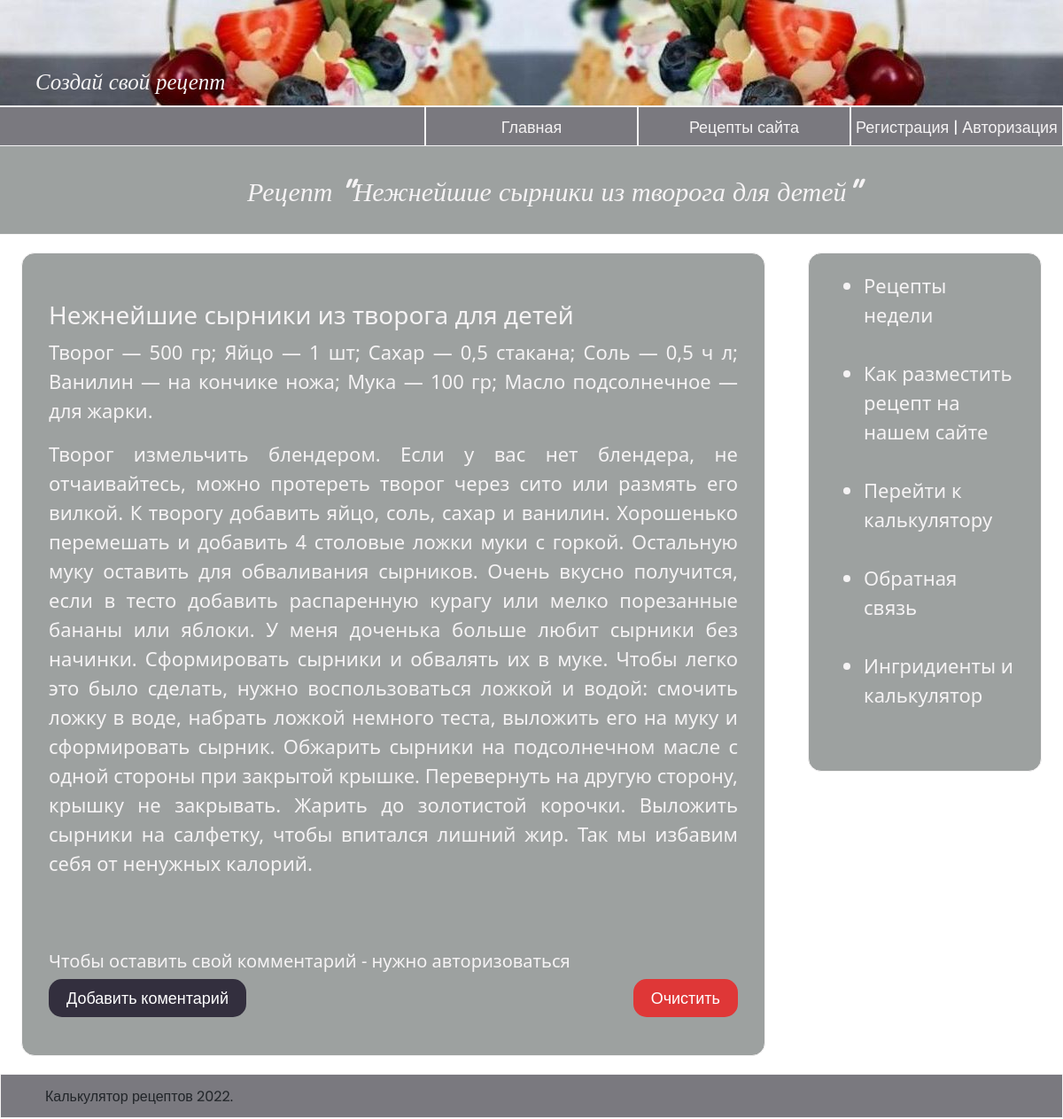
Before: /db_recipes/4 with the older database file.
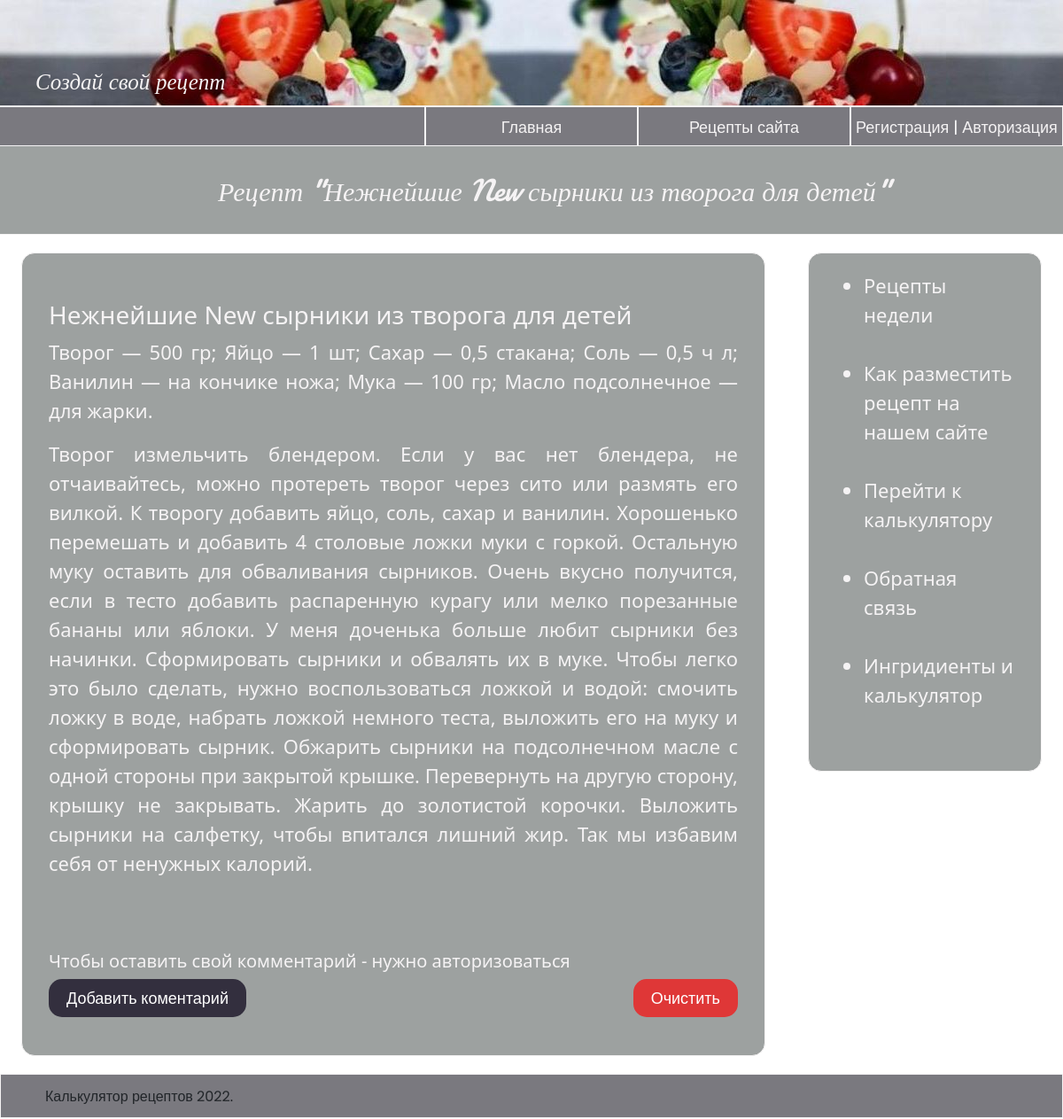
After: the same page with the newer database file.
### db_recipes/models.py (models this page shows, shortened)
class Recipes(models.Model):
    title = models.CharField (max_length=100, verbose_name='Название рецепта')
    compound = models.TextField(max_length=500, verbose_name='Ингридиенты')
    cooking = models.TextField(max_length=2000, verbose_name='Процесс приготовления')
    class Meta:
        db_table='recipe'
        verbose_name='Рецепт'
        verbose_name_plural = 'Рецепты'

### db_recipes/views.py (the view)
# urls.py: path('<int:pk>', views.RecipesDetailView.as_view(), name='recipe-detail'),
class RecipesDetailView(DetailView):
    model = Recipes
    template_name = 'db_recipes/details_view.html'
    context_object_name = 'article'

### db_recipes/templates/db_recipes/details_view.html (shortened to what this page needs)
{% extends 'main/layout.html' %}
{% block greeting%} Рецепт "{{article.title}}" {% endblock %}
{% block content%}
        <div id="main">
          <br>
          <h3>{{article.title}}</h3>
          <p>{{article.compound}}</p>
          <p>{{article.cooking}}</p>
          <br>
          <br>
        <form method="post" action="">
            <h5>Чтобы оставить свой комментарий - нужно авторизоваться</h5>
        </form>
             <button form="add_form" type="submit" class="button_add">Добавить коментарий </button.form>
            <button type="submit" class="button_cancel">Очистить</button>
            <br>
            <br>
        </div>
{% endblock %}

Changed rows visible on the page:
changed Recipes: title "Нежнейшие сырники из творога для детей" → "Нежнейшие New сырники из творога для детей"
